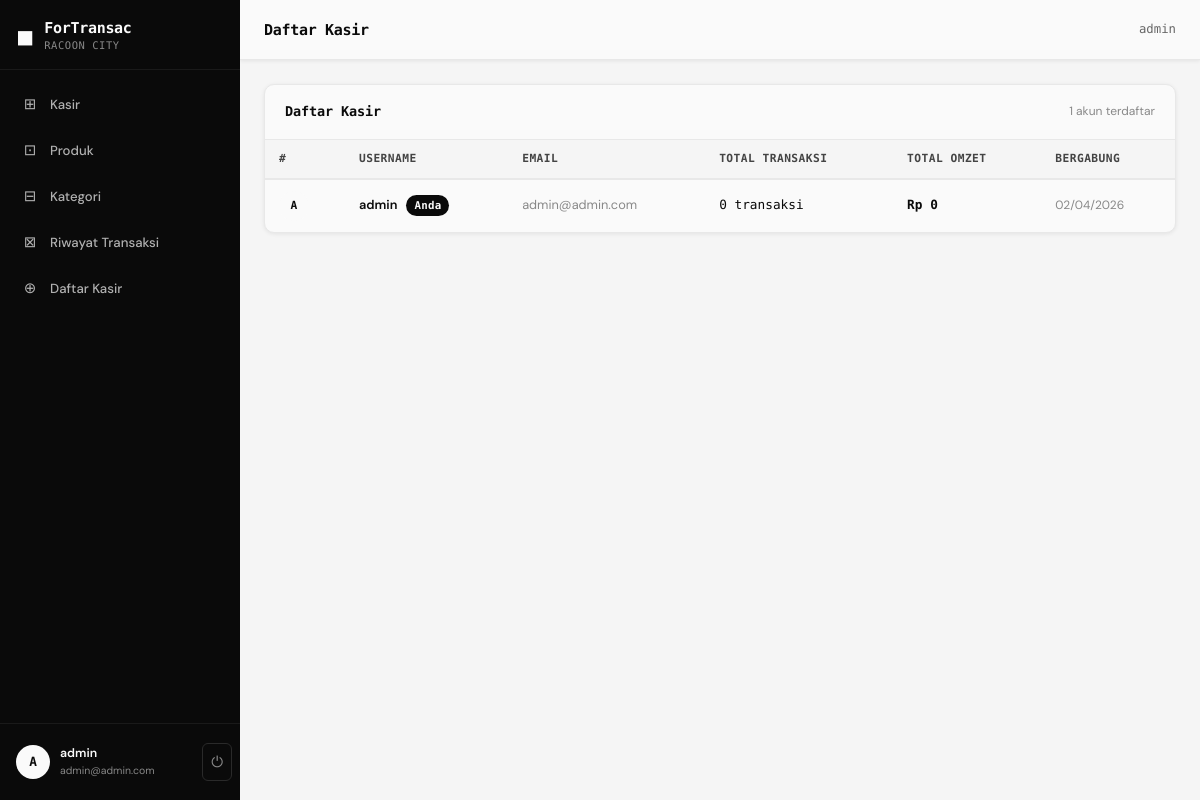
The page /register.php (signed in) on the database its author committed.
### tables this page shows
CREATE TABLE `kasir` (
  `id` int(11) NOT NULL AUTO_INCREMENT,
  `username` varchar(100) NOT NULL,
  `email` varchar(191) NOT NULL,
  `password` varchar(255) NOT NULL,
  `created_at` timestamp NOT NULL DEFAULT CURRENT_TIMESTAMP,
  PRIMARY KEY (`id`),
  UNIQUE KEY `username` (`username`),
  UNIQUE KEY `email` (`email`)
);

### config.php (called while the page is built, shortened)
<?php
function db() {
    static $conn = null;
    if ($conn === null) {
        $conn = mysqli_connect(DB_HOST, DB_USER, DB_PASS, DB_NAME);
        mysqli_set_charset($conn, 'utf8mb4');
    }
    return $conn;
}
function isLoggedIn() {
    return isset($_SESSION['kasir_id']) && !empty($_SESSION['kasir_id']);
}
function currentUser() {
    $conn = db();
    $id = (int)$_SESSION['kasir_id'];
    $res = mysqli_query($conn, "SELECT id, username, email FROM kasir WHERE id = $id LIMIT 1");
    return mysqli_fetch_assoc($res);
}
function e($str) {
    return htmlspecialchars($str ?? '', ENT_QUOTES, 'UTF-8');
}
function formatRupiah($amount) {
    return 'Rp ' . number_format($amount, 0, ',', '.');
}
?>

### register.php (the view, shortened to what this page needs)
<?php
require_once '../config.php';
$pageTitle = 'Daftar Kasir';
$conn = db();
$kasirRes = mysqli_query($conn, "SELECT k.*, COUNT(t.id) as total_trx, COALESCE(SUM(t.grand_total),0) as total_omzet FROM kasir k LEFT JOIN transaksi t ON t.kasir_id = k.id GROUP BY k.id ORDER BY k.username");
$kasirs = [];
while ($r = mysqli_fetch_assoc($kasirRes)) $kasirs[] = $r;
include '../includes/header.php';
?>
<div class="card">
  <div class="card-header">
    <span class="card-title">Daftar Kasir</span>
    <span class="text-muted text-sm"><?php echo count($kasirs); ?> akun terdaftar</span>
  </div>
  <div class="table-wrap">
    <table>
      <thead>
        <tr>
          <th>#</th>
          <th>Username</th>
          <th>Email</th>
          <th>Total Transaksi</th>
          <th>Total Omzet</th>
          <th>Bergabung</th>
        </tr>
      </thead>
      <tbody>
        <?php if (empty($kasirs)): ?>
        <tr><td colspan="6" style="text-align:center;padding:32px;color:var(--gray-400);">Belum ada kasir</td></tr>
        <?php else: ?>
        <?php foreach ($kasirs as $i => $k): ?>
        <tr>
          <td>
            <div class="avatar" style="width:30px;height:30px;font-size:0.75rem;display:inline-flex;"><?php echo strtoupper(substr($k['username'],0,1)); ?></div>
          </td>
          <td style="font-weight:600;">
            <?php echo e($k['username']); ?>
            <?php if ($k['id'] == $_SESSION['kasir_id']): ?>
            <span class="badge badge-dark" style="margin-left:6px;">Anda</span>
            <?php endif; ?>
          </td>
          <td class="text-muted"><?php echo e($k['email']); ?></td>
          <td class="text-mono"><?php echo $k['total_trx']; ?> transaksi</td>
          <td class="text-mono font-bold"><?php echo formatRupiah($k['total_omzet']); ?></td>
          <td class="text-muted text-sm"><?php echo date('d/m/Y', strtotime($k['created_at'])); ?></td>
        </tr>
        <?php endforeach; ?>
        <?php endif; ?>
      </tbody>
    </table>
  </div>
</div>
<?php include '../includes/footer.php'; ?>

### includes/header.php (shortened to what this page needs)
<!DOCTYPE html>
<html lang="id">
<head>
<link rel="stylesheet" href="<?php echo BASE_URL; ?>/assets/css/style.css">
</head>
<body>
<?php if (isLoggedIn()):
    $user = currentUser();
?>
<div class="app-wrapper">
  <aside class="sidebar" id="sidebar">
    <div class="sidebar-header">
      <div class="brand">
        <span class="brand-icon">◼</span>
        <div>
          <div class="brand-name"><?php echo APP_NAME; ?></div>
          <div class="brand-loc"><?php echo APP_LOCATION; ?></div>
        </div>
      </div>
    </div>
    <nav class="sidebar-nav">
      <a href="<?php echo BASE_URL; ?>/pages/kasir.php" class="nav-item <?php echo basename($_SERVER['PHP_SELF']) == 'kasir.php' ? 'active' : ''; ?>">
        <span class="nav-icon">⊞</span><span>Kasir</span>
      </a>
      <a href="<?php echo BASE_URL; ?>/pages/produk.php" class="nav-item <?php echo basename($_SERVER['PHP_SELF']) == 'produk.php' ? 'active' : ''; ?>">
        <span class="nav-icon">⊡</span><span>Produk</span>
      </a>
      <a href="<?php echo BASE_URL; ?>/pages/kategori.php" class="nav-item <?php echo basename($_SERVER['PHP_SELF']) == 'kategori.php' ? 'active' : ''; ?>">
        <span class="nav-icon">⊟</span><span>Kategori</span>
      </a>
      <a href="<?php echo BASE_URL; ?>/pages/transaksi.php" class="nav-item <?php echo basename($_SERVER['PHP_SELF']) == 'transaksi.php' ? 'active' : ''; ?>">
        <span class="nav-icon">⊠</span><span>Riwayat Transaksi</span>
      </a>
      <a href="<?php echo BASE_URL; ?>/pages/daftar-kasir.php" class="nav-item <?php echo in_array(basename($_SERVER['PHP_SELF']), ['daftar-kasir.php']) ? 'active' : ''; ?>">
        <span class="nav-icon">⊕</span><span>Daftar Kasir</span>
      </a>
    </nav>
    <div class="sidebar-footer">
      <a href="<?php echo BASE_URL; ?>/pages/profile.php" class="profile-link <?php echo in_array(basename($_SERVER['PHP_SELF']), ['profile.php','edit-profile.php']) ? 'active' : ''; ?>">
        <div class="avatar"><?php echo strtoupper(substr($user['username'], 0, 1)); ?></div>
        <div class="profile-info">
          <div class="profile-name"><?php echo e($user['username']); ?></div>
          <div class="profile-email"><?php echo e($user['email']); ?></div>
        </div>
      </a>
      <a href="<?php echo BASE_URL; ?>/pages/logout.php" class="logout-btn" title="Logout">⏻</a>
    </div>
  </aside>
  <main class="main-content">
    <div class="topbar">
      <h1 class="page-title"><?php echo isset($pageTitle) ? e($pageTitle) : ''; ?></h1>
      <div class="topbar-right">
        <span class="topbar-user"><?php echo e($user['username']); ?></span>
      </div>
    </div>
    <div class="content-area">
<?php else: ?>
<div class="auth-wrapper">
<?php endif; ?>

### rows shown on the page
kasir: username "A", username "admin", email "admin@admin.com", shows "Anda", total_trx "0", total_omzet "Rp 0", created_at "02/04/2026"

### other values the page prints
APP_NAME "ForTransac"
APP_LOCATION "RACOON CITY"
$pageTitle "Daftar Kasir"
count($kasirs) "1"
